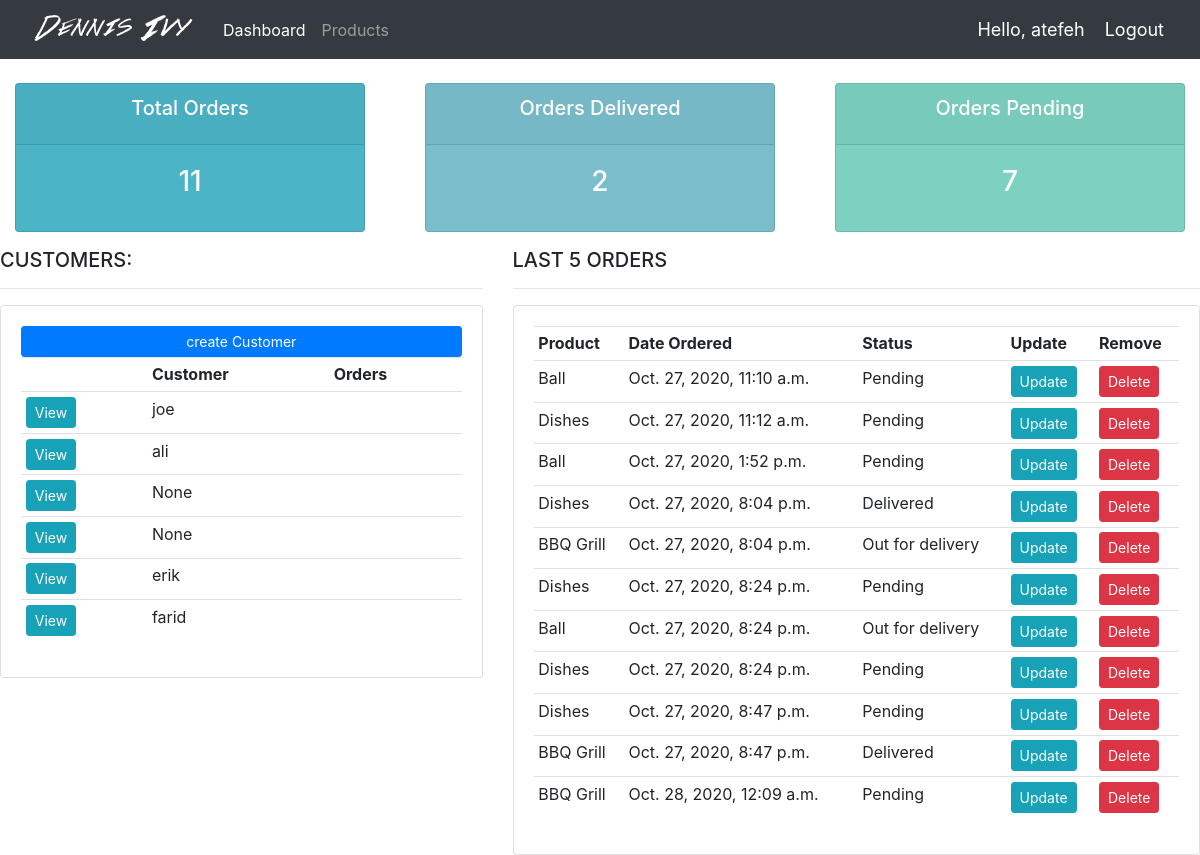
The app's page / (signed in) with its own data.
### accounts/models.py (models this page shows, shortened)
class Customer(models.Model):
    user = models.OneToOneField(User, null=True, blank=True, on_delete=models.CASCADE)
    name = models.CharField(max_length=200, null=True)
    phone = models.CharField(max_length=200, null=True)
    email = models.CharField(max_length=200, null=True)
    profile_pic = models.ImageField(default="profile1.png", null=True, blank=True)
    date_created = models.DateTimeField(auto_now_add=True, null=True)

class Order(models.Model):
    STATUS = (
        ('Pending', 'Pending'),
        ('Out for delivery', 'Out for delivery'),
        ('Delivered', 'Delivered'),
    )
    customer = models.ForeignKey(
        Customer, null=True, on_delete=models.SET_NULL)
    product = models.ForeignKey(
        Product, null=True, on_delete=models.SET_NULL)
    date_created = models.DateTimeField(auto_now_add=True, null=True)
    status = models.CharField(max_length=200, null=True, choices=STATUS)
    note = models.CharField(max_length=1000, null=True)

class Product(models.Model):
    CATEGORY = (
        ('indoor', 'indoor'),
        ('Out Door', 'Out Door'),
    )
    name = models.CharField(max_length=200, null=True)
    price = models.FloatField(null=True)
    category = models.CharField(max_length=200, null=True, choices=CATEGORY)
    discription = models.CharField(max_length=200, null=True, blank=True)
    date_created = models.DateTimeField(auto_now_add=True, null=True)
    tags = models.ManyToManyField(Tag)
    def __str__(self):
        return self.name

### accounts/decorators.py (the view)
    def wrapper_func(request, *args, **kwargs):
        group = None
        if request.user.groups.exists():
            group = request.user.groups.all()[0].name
        if group == 'admin':
            return view_func(request, *args, **kwargs)
        if group == 'customer':
            return redirect ('user_page')

### accounts/views.py (called while the page is built)
@login_required(login_url='login')
@admin_only
def home(request):
    customers = Customer.objects.all()
    orders = Order.objects.all()
    Total_orders = orders.count()
    delivered = orders.filter(status="Delivered").count()
    pending = orders.filter(status="Pending").count()
    context = {'customers': customers,
               'orders': orders, 'Total_orders': Total_orders, 'delivered': delivered, 'pending': pending}
    return render(request, 'accounts/dashboard.html', context)

### accounts/templates/accounts/dashboard.html
{% extends 'accounts/main.html' %}
{% block content %}
{% include 'accounts/status.html' %}
<div class="row">
    <div class="col-md-5">
        <h5>CUSTOMERS:</h5>
        <hr>
        <div class="card card-body">
            <a class="btn btn-primary btn-sm btn-block" href="">create Customer</a>
            <table class="table table-sm">
                <tr>
                    <th></th>
                    <th>Customer</th>
                    <th>Orders</th>
                </tr>
                {% for customer in customers %}
                    <tr>
                        <td><a class="btn btn-sm btn-info" href="{% url 'customer' customer.id %}">View</a></td>
                        <td>{{customer.name}}</td>
                        <td>{{customer.orders_count}}</td>
                    </tr>
                {% endfor %}
            </table>
        </div>
    </div>
    <div class="col-md-7">
        <h5>LAST 5 ORDERS</h5>
        <hr>
        <div class="card card-body">
            <table class="table table-sm">
                <tr>
                    <th>Product</th>
                    <th>Date Ordered</th>
                    <th>Status</th>
                    <th>Update</th>
                    <th>Remove</th>
                </tr>
                {% for order in orders %}
                <tr>
                    <td>{{order.product}}</td>
                    <td>{{order.date_created}}</td>
                    <td>{{order.status}}</td>
                    <td><a class="btn btn-sm btn-info" href="{% url 'update_order' order.id %}">Update</a></td>
                    <td><a class="btn btn-sm btn-danger" href="{% url 'delete_order' order.id %}">Delete</a></td>
                </tr>
                {% endfor%}
            </table>
    </div>
</div>
{% endblock %}

### accounts/templates/accounts/main.html (shortened to what this page needs)
{% load static %}
<!DOCTYPE html>
<html lang="en">
<head>
    <link rel="stylesheet" type="text/css" href="{% static 'css/main.css' %}">
    <link rel="stylesheet" href="https://stackpath.bootstrapcdn.com/bootstrap/4.4.1/css/bootstrap.min.css">
</head>
<body>
    {% include 'accounts/navbar.html' %}
    {% block content %}
    {% endblock %}
</body>
</html>

### accounts/templates/accounts/navbar.html (shortened to what this page needs)
{% load static %}
<nav class="navbar navbar-expand-lg navbar-dark bg-dark">
    <img src="{% static 'images/logo.png' %}">
    <div class="collapse navbar-collapse" id="navbarNav">
      <ul class="navbar-nav">
        {% if request.user.is_staff %}
          <li class="nav-item active">
            <a class="nav-link" href="{% url 'home' %}">Dashboard</a>
          </li>
          <li class="nav-item">
            <a class="nav-link" href="{% url 'products' %}">Products</a>
          </li>
        {% else %}
        <li class="nav-item">
          <a class="nav-link" href="{% url 'account' %}">Settings</a>
        </li>
        {% endif %}
      </ul>
    </div>
    <span class="hello-msg">Hello, {{request.user}}    </span>
    <span ><a class="hello-msg" href="{%url 'logout' %}">  Logout</a></span>
  </nav>

### accounts/templates/accounts/status.html
<br>
<div class="row">
    <div class="col">
        <div class="col-md">
            <div class="card text-center text-white mb-3" id="total-orders">
                <div class="card-header">
                    <h5 class="card-title">Total Orders</h5>
                </div>
                <div class="card-body">
                    <h3 class="card-title">{{Total_orders}}</h3>
                </div>
            </div>
        </div>
    </div>
    <div class="col">
        <div class="col-md">
            <div class="card text-center text-white mb-3" id="orders-delivered">
                <div class="card-header">
                    <h5 class="card-title">Orders Delivered</h5>
                </div>
                <div class="card-body">
                    <h3 class="card-title">{{delivered}}</h3>
                </div>
            </div>
        </div>
    </div>
    <div class="col">
        <div class="col-md">
            <div class="card text-center text-white mb-3" id="orders-pending">
                <div class="card-header">
                    <h5 class="card-title">Orders Pending</h5>
                </div>
                <div class="card-body">
                    <h3 class="card-title">{{pending}}</h3>
                </div>
            </div>
        </div>
    </div>
</div>

### static/css/main.css (style rules this page uses)
body { background-color: #ebeff5; }
#total-orders { background-color: #4cb4c7; }
#orders-delivered { background-color: #7abecc; }
#orders-pending { background-color: #7CD1C0; }

### accounts/templates/accounts/navbar.html (style rules this page uses)
.hello-msg { color:white; font-size: 18px; margin-right:20px; }

### records on screen
Customer: name "joe"
Customer: name "ali"
Customer: name "None"
Customer: name "None"
Customer: name "erik"
Customer: name "farid"
Order: product "Ball", date_created "Oct. 27, 2020, 11:10 a.m.", status "Pending"
Order: product "Dishes", date_created "Oct. 27, 2020, 11:12 a.m.", status "Pending"
Order: product "Ball", date_created "Oct. 27, 2020, 1:52 p.m.", status "Pending"
Order: product "Dishes", date_created "Oct. 27, 2020, 8:04 p.m.", status "Delivered"
Order: product "BBQ Grill", date_created "Oct. 27, 2020, 8:04 p.m.", status "Out for delivery"
Order: product "Dishes", date_created "Oct. 27, 2020, 8:24 p.m.", status "Pending"
Order: product "Ball", date_created "Oct. 27, 2020, 8:24 p.m.", status "Out for delivery"
Order: product "Dishes", date_created "Oct. 27, 2020, 8:24 p.m.", status "Pending"
Order: product "Dishes", date_created "Oct. 27, 2020, 8:47 p.m.", status "Pending"
Order: product "BBQ Grill", date_created "Oct. 27, 2020, 8:47 p.m.", status "Delivered"
Order: product "BBQ Grill", date_created "Oct. 28, 2020, 12:09 a.m.", status "Pending"

### other values on screen
{{ request.user }} "atefeh"
{{ Total_orders }} "11"
{{ delivered }} "2"
{{ pending }} "7"
